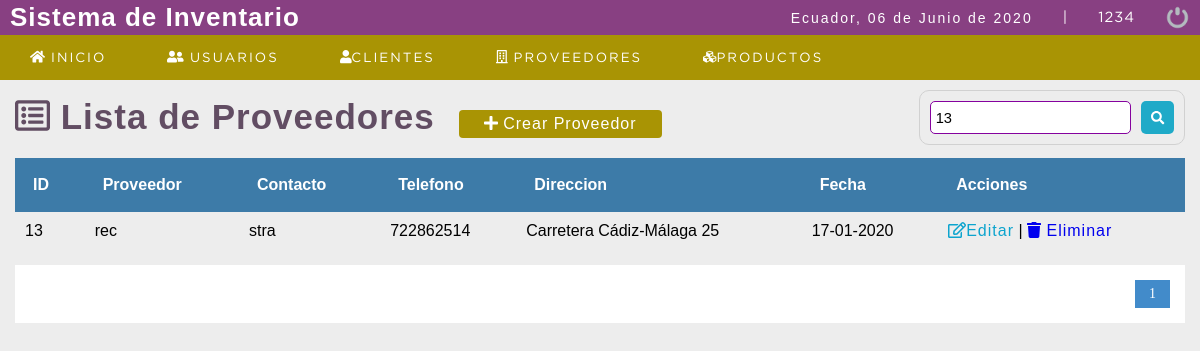
/bazartesis/sistema/buscar_proveedor.php?busqueda=13 (signed in), run on the app's committed database.
### tables this page shows
CREATE TABLE `proveedor` (
  `codproveedor` int(11) NOT NULL,
  `proveedor` varchar(100) DEFAULT NULL,
  `contacto` varchar(100) DEFAULT NULL,
  `telefono` bigint(11) DEFAULT NULL,
  `direccion` text DEFAULT NULL,
  `date_add` datetime NOT NULL DEFAULT current_timestamp(),
  `usuario_id` int(11) NOT NULL,
  `estatus` int(11) NOT NULL DEFAULT 1
);

### bazartesis/sistema/buscar_proveedor.php (the view, shortened to what this page needs)
<?php
	include "../conexion.php";
 ?>
<!DOCTYPE html>
<html lang="en">
<head>
	<?php include "includes/scripts.php"; ?>
</head>
<body>
	<?php include "includes/header.php"; ?>
	<section id="container">
		<?php
			$busqueda = strtolower($_REQUEST['busqueda']);
		 ?>
		<h1><i class="far fa-list-alt"></i> Lista de Proveedores</h1>
		<a href="registro_proveedor.php" class="btn_new"><i class=" fas fa-plus"></i> Crear Proveedor</a>
		<form action="buscar_proveedor.php" method="get" class="form_search">
			<input type="text" name="busqueda" id="busqueda" placeholder="Buscar" value="<?php echo $busqueda; ?>">
			<button type="submit" class="btn_search"><i class="fas fa-search"></i></button>
		</form>
		<table>
			<tr>
				<th>ID</th>
				<th>Proveedor</th>
				<th>Contacto</th>
				<th>Telefono</th>
				<th>Direccion</th>
				<th>Fecha</th>
				<th>Acciones</th>
			</tr>
		<?php
			$sql_registe = mysqli_query($conection,"SELECT COUNT(*) as total_registro FROM proveedor
					WHERE ( codproveedor LIKE '%$busqueda%' OR
						    proveedor LIKE '%$busqueda%' OR
							contacto LIKE '%$busqueda%' OR
							telefono LIKE '%$busqueda%'
						     )
						   AND estatus = 1  ");
			$result_register = mysqli_fetch_array($sql_registe);
			$total_registro = $result_register['total_registro'];
			$por_pagina = 5;
			if(empty($_GET['pagina']))
			{
				$pagina = 1;
			}else{
				$pagina = $_GET['pagina'];
			}
			$desde = ($pagina-1) * $por_pagina;
			$total_paginas = ceil($total_registro / $por_pagina);
			$query = mysqli_query($conection,"SELECT * FROM proveedor WHERE
										( codproveedor LIKE '%$busqueda%' OR
											proveedor LIKE '%$busqueda%' OR
											contacto LIKE '%$busqueda%' OR
											telefono LIKE '%$busqueda%'  )
										AND
										estatus = 1 ORDER BY codproveedor ASC LIMIT $desde,$por_pagina
				");
			$result = mysqli_num_rows($query);
			if($result > 0){
				while ($data = mysqli_fetch_array($query)) {
					$formato = 'Y-m-d H:i:s';
					$fecha = DateTime::createFromFormat($formato,$data["date_add"])
			?>
				<tr>
				<td><?php echo $data["codproveedor"]; ?></td>
				<td><?php echo $data["proveedor"]; ?></td>
				<td><?php echo $data["contacto"]; ?></td>
				<td><?php echo $data["telefono"]; ?></td>
				<td><?php echo $data["direccion"]; ?></td>
				<td><?php echo $fecha->format('d-m-Y'); ?></td>
					<td>
						<a class="link_edit" href="editar_proveedor.php?id=<?php echo $data["codproveedor"]; ?>"><i class="far fa-edit"></i>Editar</a>
						|
						<a class="link_delete" href="eliminar_confirmar_proveedor.php?id=<?php echo $data["codproveedor"]; ?>"><i class="fas fa-trash"></i> Eliminar</a>
					</td>
				</tr>
		<?php
				}
			}
		 ?>
		</table>
<?php
	if($total_registro != 0)
	{
 ?>
				<div class="paginador">
			<ul>
				<?php
				for ($i=1; $i <= $total_paginas; $i++) {
				if ($i == $pagina) {
				 	echo '<li class="PageSelected">'.$i.'</li>';
				 }else{
				 	echo '<li><a href="?pagina='.$i.'&busqueda='.$busqueda.'" >'.$i.'</a></li>';
				 }
				}
				?>
			</ul>
		</div>
<?php } ?>
	</section>
</body>
</html>

### bazartesis/sistema/css/style.css (style rules this page uses)
* { margin: 0; padding: 0; box-sizing: border-box; }
body { background: #ededed; }
h1, h2, h3, h4, h5, h6 { font-family: 'arial'; font-weight: bold; letter-spacing: 1px; }
h1 { font-size: 26px; }
a { text-decoration: none; font-family: arial; letter-spacing: 1px; }
#container { padding: 90px 15px 15px; }
form { background: #FFF; margin: auto; padding: 20px 50px; border: 1px solid #d1d1d1; }
input,select { display: block; width: 100%; font-size: 11pt; padding: 5px; border: 1px solid #85029e; border-radius: 5px; }
#container h1 { font-size: 35px; display: inline-block; color: #624d63; }
.btn_new { display: inline-block; background: #a99404; color: #FFF; padding: 5px 25px; border-radius: 4px; margin: 20px; }
table { border-collapse: collapse; font-size: 12pt; font-family: 'arial'; width: 100%; }
table th { text-align: left; padding: 18px; background: #3d7ba8; color:#FFF; }
table tr:nth-child(odd) { background: #FFF; }
table td { padding: 10px; }
.link_edit { color:#0ca4ce; }
.paginador ul { padding: 15px; list-style: none; background: #FFF; margin-top: 15px; display: -webkit-flex; display: -moz-flex; display: -ms-flex; display: -o-flex; display: flex; justify-content: flex-end; }
.paginador a, .PageSelected { color: #428bca; border: 1px solid #ddd; padding: 5px; display: inline-block; font-size: 14px; text-align: center; width: 35px; }
.PageSelected { color: #FFF; background: #428bca; border: 1px solid #428bca; }
.form_search { display: -webkit-flex; display: -moz-flex; display: -ms-flex; display: -o-flex; display: flex; float: right; background: initial; padding: 10px; border-radius: 10px; }
.form_search .btn_search { background: #1faac8; color: #FFF; padding: 10px; border: 0; cursor: pointer; margin-left: 10px; display: flex; border-radius: 5px; }

### data on the page
proveedor: codproveedor "13", proveedor "rec", contacto "stra", telefono "722862514", direccion "Carretera Cádiz-Málaga 25", date_add "17-01-2020"

### other printed values
fechaC() "06 de Junio de 2020"
$_SESSION['user'] "1234"
